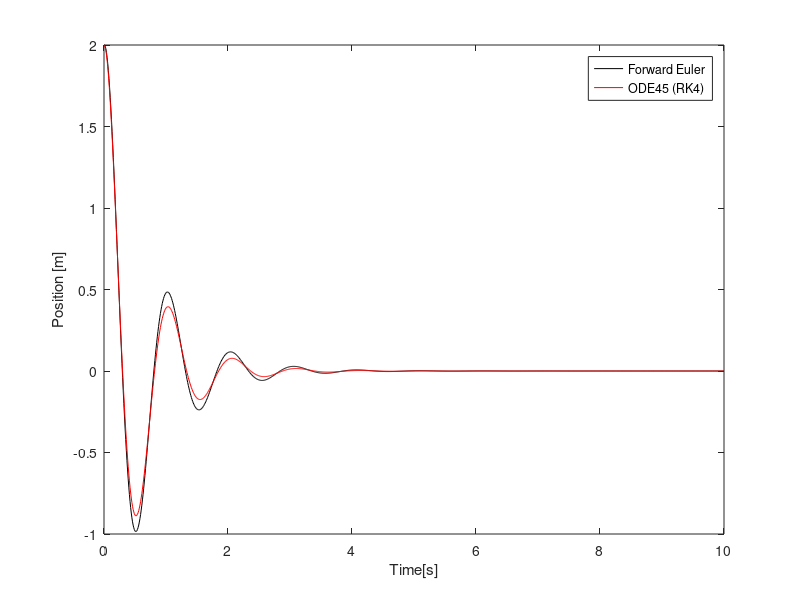
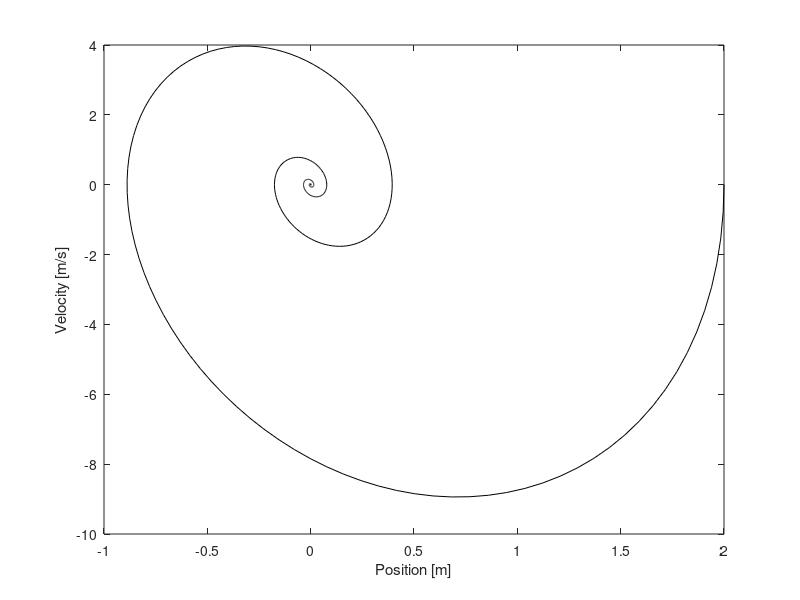

Here is the MATLAB script that generated these plots, in order:
clc
clear
close all
% solving the spring damper system
w = 2*pi;  % natural frequency
d = .25;   %damping ratio

%%spring  mass damper system
A = [0 1; -w^2 -2*d*w];  % \dot{x} = Ax
dt = 0.01;
T = 10;
x0 = [2;0];
%iterate the forward euler
xF(:,1) = x0;
tF(1) = 0;
for k = 1:T/dt
    tF(k+1) = k*dt;
    xF(:,k+1) = (eye(2)+dt*A)*xF(:,k);
end

plot(tF,xF(1,:),'k')

[t,xGood] = ode45(@(t,x) A*x,0:dt:T,x0);
hold on
plot(t,xGood(:,1),'r')
xlabel('Time[s]')
ylabel('Position [m]')
legend('Forward Euler','ODE45 (RK4)')

figure
plot(xGood(:,1),xGood(:,2),'k')
xlabel('Position [m]')
ylabel('Velocity [m/s]')
